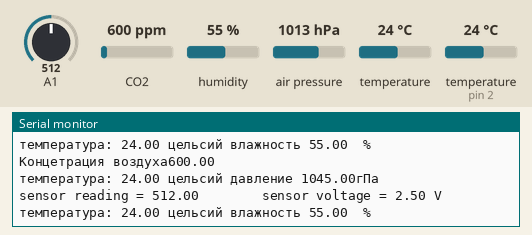
The sketch below on a simulated Arduino Uno, built with avr-gcc and run on an emulated ATmega328P. Shown: the last lines printed to the serial monitor. Wiring (inferred from the names in the program): DHT22 sensor: data pin 2. The inputs (shaded band) are chosen by the test bench; at power-on: CO2 600 ppm, humidity 55 %, A1 = 512, air pressure 1013 hPa, temperature (sensor on pin 2) 24 °C, temperature 24 °C.

Above: at 5.3 s.
5.4 s: CO2 set to 452 ppm
At 8.6 s:
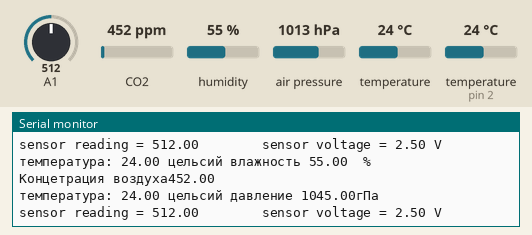
10.8 s: humidity set to 22 %
At 11.7 s:
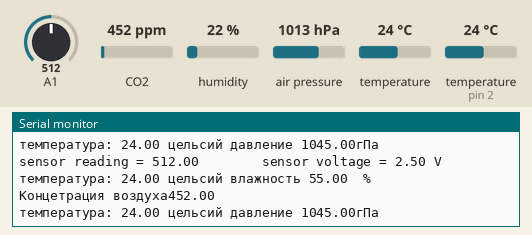
21.8 s: A1 set to 716
At 23.6 s:
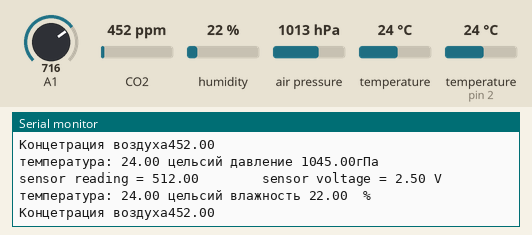
27.2 s: air pressure set to 952 hPa
At 30.1 s:
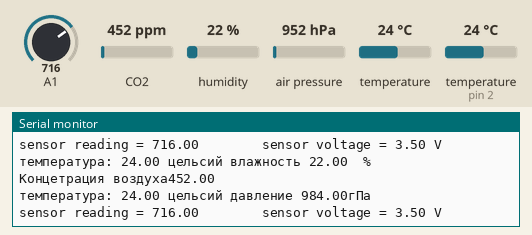
32.6 s: temperature (sensor on pin 2) set to 12 °C
At 35.5 s:
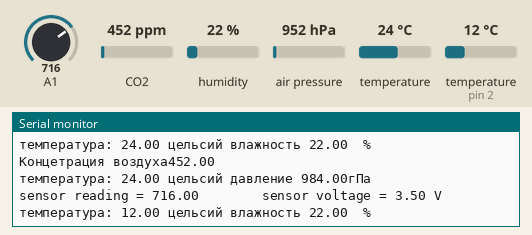
38.0 s: temperature (sensor 0) set to 12 °C
At 42.4 s:
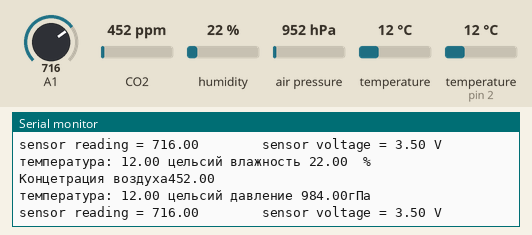

Measured:
- after the input at 5.4 s, the serial monitor: prints a new line after 0.19 s (image 1)
- after the input at 27.2 s, the serial monitor: prints a new line after 0.89 s (image 4)
- after the input at 32.6 s, the serial monitor: prints a new line after 2.1 s (image 5)
- after the input at 38.0 s, the serial monitor: prints a new line after 3.0 s (image 6)

The sketch:

sketch_jan4a.ino
```cpp
#include <DHT.h>                // подключаем библиотеку датчика температуры и влажности
#define pinDHT 2                // датчик подключен к пину 2
#define typDHT22 DHT22          // хуй его знает что это
DHT mojeDHT(pinDHT, typDHT22);  // это вроде функция которая говорит библиотеке на каком пине установлен модуль и какой

#include <MQ135.h>  // библиотека для датчика газа
#define pinA A0     // Аналоговый пин
#define pinD 8      // цифровой
MQ135 senzorMQ = MQ135(pinA);

// библиотека для БМП
#include <Wire.h>
#include <Adafruit_Sensor.h>
#include <Adafruit_BMP280.h>
#define BMP280_ADRESA (0x76)
Adafruit_BMP280 bmp;
int correction = 32; // какая то магия


void setup() {
  Serial.begin(9600);                                            // скорость передачи порта, такой же должен быть и в самой программой
  mojeDHT.begin();                                               // включаем датчик DHT
  attachInterrupt(digitalPinToInterrupt(pinD), prerus, RISING);  // подключаем датчик газа MQ
  if (!bmp.begin(BMP280_ADRESA)) {
    Serial.println("BMP280 senzor nenalezen, zkontrolujte zapojeni!");
    while (1)
      ;
  }
}
/*
float tep - температура
float vlh - влажность
float ppm - концетрация воздуха
float teplota - температура с датчика БМП
float tlak - Давление в гигапаксалях
float sensorValue - УФ сенсор
*/
void loop() {
  // DHT датчик
  float tep = mojeDHT.readTemperature();  // температура
  float vlh = mojeDHT.readHumidity();
  if (isnan(tep) || isnan(vlh)) {
    Serial.println("Какая-то ошибка при чтении инфы с датчика, проверь колёсики дебик");
  } else {
    Serial.print("температура: ");
    Serial.print(tep);
    Serial.print(" цельсий ");
    Serial.print("влажность ");
    Serial.print(vlh);
    Serial.println("  %");
    delay(1000);
  }
  /////////////////////////////////////
  // Датчик Газа
  float ppm = senzorMQ.getPPM();
  long time = millis() / 1000;
  Serial.print("Концетрация воздуха");
  Serial.println(ppm);
  delay(1000);
  /////////////////////////////////////

  // Датчик давления и температуры БМП
   float teplota = bmp.readTemperature();
   float tlak = (bmp.readPressure()/100.00) + correction;
   Serial.print("температура: ");
    Serial.print(teplota);
    Serial.print(" цельсий ");
    Serial.print("давление ");
    Serial.print(tlak);
    Serial.println("гПа");
    delay(1000);
   /////////////////////////////////////
   // УФ детектор


  float sensorVoltage;
  float sensorValue;

  sensorValue = analogRead(A1);
  sensorVoltage = sensorValue/1024*5.0;
  Serial.print("sensor reading = ");
  Serial.print(sensorValue);
  Serial.print("        sensor voltage = ");
  Serial.print(sensorVoltage);
  Serial.println(" V");
  delay(1000);

}
void prerus() {
  Serial.println("Detekovano prekroceni hranice!");
}
```
